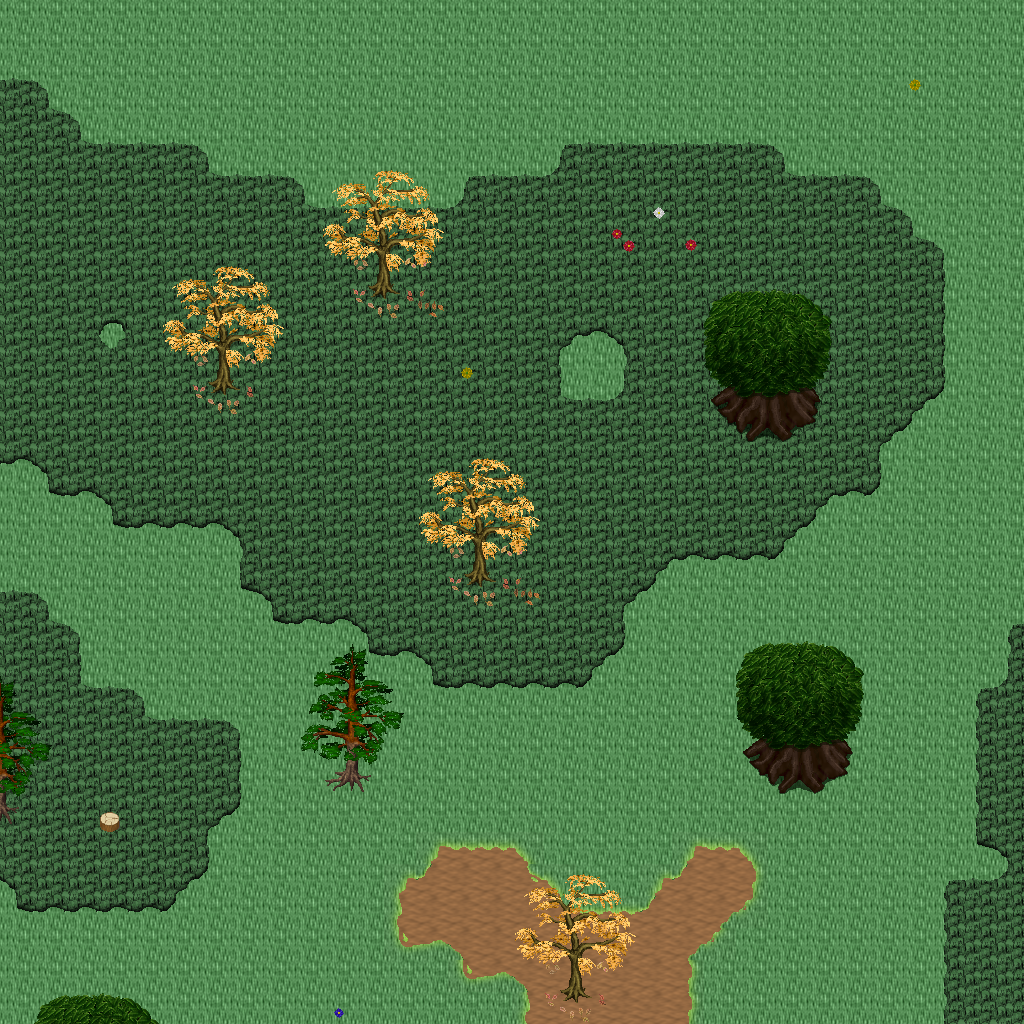

Rendered tile map (Tiled .tmx) drawn with the repository's tilesets; below, a short description and the map source with its tile grids summarised:
An orthogonal 32x32 tile map with 32x32 px tiles, 5 tile layers (Ground, Objects, Objects2, Above, ...), 1 hidden layer not drawn, 18 tilesets.

<map version="1.10" tiledversion="1.11.0" orientation="orthogonal" renderorder="right-down" width="32" height="32" tilewidth="32" tileheight="32" infinite="0" nextlayerid="11" nextobjectid="1">
 <tileset firstgid="1" name="logic_collision" tilewidth="32" tileheight="32" tilecount="1" columns="1">
  <image source="../drawable/logic_collision.png" width="32" height="32" />
 </tileset>
 <tileset firstgid="2" name="ground_ground" tilewidth="32" tileheight="32" tilecount="33" columns="3">
  <image source="../drawable/ground_ground.png" width="96" height="352" />
 </tileset>
 <tileset firstgid="35" name="ground_grass_corners" tilewidth="32" tileheight="32" tilecount="24" columns="6">
  <image source="../drawable/ground_grass_corners.png" width="192" height="128" />
 </tileset>
 <tileset firstgid="59" name="ground_grass_edges" tilewidth="32" tileheight="32" tilecount="36" columns="12">
  <image source="../drawable/ground_grass_edges.png" width="384" height="96" />
 </tileset>
 <tileset firstgid="95" name="ground_grass_2" tilewidth="32" tileheight="32" tilecount="21" columns="3">
  <image source="../drawable/ground_grass_2.png" width="96" height="224" />
 </tileset>
 <tileset firstgid="116" name="plant_leaves" tilewidth="32" tileheight="32" tilecount="8" columns="4">
  <image source="../drawable/plant_leaves.png" width="128" height="64" />
 </tileset>
 <tileset firstgid="124" name="plant_tree_tree_darkgreen" tilewidth="32" tileheight="32" tilecount="88" columns="8">
  <image source="../drawable/plant_tree_tree_darkgreen.png" width="256" height="352" />
 </tileset>
 <tileset firstgid="212" name="plant_tree_fall_trees" tilewidth="32" tileheight="32" tilecount="40" columns="8">
  <image source="../drawable/plant_tree_fall_trees.png" width="256" height="160" />
 </tileset>
 <tileset firstgid="252" name="plant_tree_pine_tree" tilewidth="32" tileheight="32" tilecount="20" columns="4">
  <image source="../drawable/plant_tree_pine_tree.png" width="128" height="160" />
 </tileset>
 <tileset firstgid="272" name="plant_stump_hollow_logs" tilewidth="32" tileheight="32" tilecount="6" columns="3">
  <image source="../drawable/plant_stump_hollow_logs.png" width="96" height="64" />
 </tileset>
 <tileset firstgid="278" name="plant_stump_small_stump" tilewidth="32" tileheight="32" tilecount="4" columns="2">
  <image source="../drawable/plant_stump_small_stump.png" width="64" height="64" />
 </tileset>
 <tileset firstgid="282" name="plant_stump_stump_pale_purple" tilewidth="32" tileheight="32" tilecount="4" columns="2">
  <image source="../drawable/plant_stump_stump_pale_purple.png" width="64" height="64" />
 </tileset>
 <tileset firstgid="286" name="plant_flower_daisy_blue" tilewidth="32" tileheight="32" tilecount="8" columns="2">
  <image source="../drawable/plant_flower_daisy_blue.png" width="64" height="128" />
 </tileset>
 <tileset firstgid="294" name="plant_flower_daisy_red" tilewidth="32" tileheight="32" tilecount="8" columns="2">
  <image source="../drawable/plant_flower_daisy_red.png" width="64" height="128" />
 </tileset>
 <tileset firstgid="302" name="plant_flower_daisy_white" tilewidth="32" tileheight="32" tilecount="8" columns="2">
  <image source="../drawable/plant_flower_daisy_white.png" width="64" height="128" />
 </tileset>
 <tileset firstgid="310" name="plant_flower_daisy_yellow" tilewidth="32" tileheight="32" tilecount="8" columns="2">
  <image source="../drawable/plant_flower_daisy_yellow.png" width="64" height="128" />
 </tileset>
 <tileset firstgid="318" name="logic_creature_ent" tilewidth="32" tileheight="32" tilecount="4" columns="4">
  <image source="../drawable/logic_creature_ent.png" width="128" height="32" />
 </tileset>
 <tileset firstgid="322" name="logic_creature_animal" tilewidth="32" tileheight="32" tilecount="32" columns="8">
  <image source="../drawable/logic_creature_animal.png" width="256" height="128" />
 </tileset>
 <layer id="1" name="Ground" width="32" height="32">
  <data>[1024 cells, 1024 non-empty, 3 distinct tile ids]</data>
 </layer>
 <layer id="2" name="Objects" width="32" height="32">
  <data>[1024 cells, 208 non-empty, 44 distinct tile ids]</data>
 </layer>
 <layer id="3" name="Objects2" width="32" height="32">
  <data>[1024 cells, 20 non-empty, 6 distinct tile ids]</data>
 </layer>
 <layer id="4" name="Above" width="32" height="32">
  <data>[1024 cells, 116 non-empty, 44 distinct tile ids]</data>
 </layer>
 <layer id="5" name="Above2" width="32" height="32">
  <data>[1024 cells, 0 non-empty, 0 distinct tile ids]</data>
 </layer>
 <layer id="6" name="Walkable" width="32" height="32" visible="0">
  <data>[1024 cells, 24 non-empty, 1 distinct tile ids]</data>
 </layer>
 <objectgroup id="7" name="Mapevents" />
 <objectgroup id="8" name="Spawn" />
 <objectgroup id="9" name="Keys" />
 <objectgroup id="10" name="Replace" />
</map>
